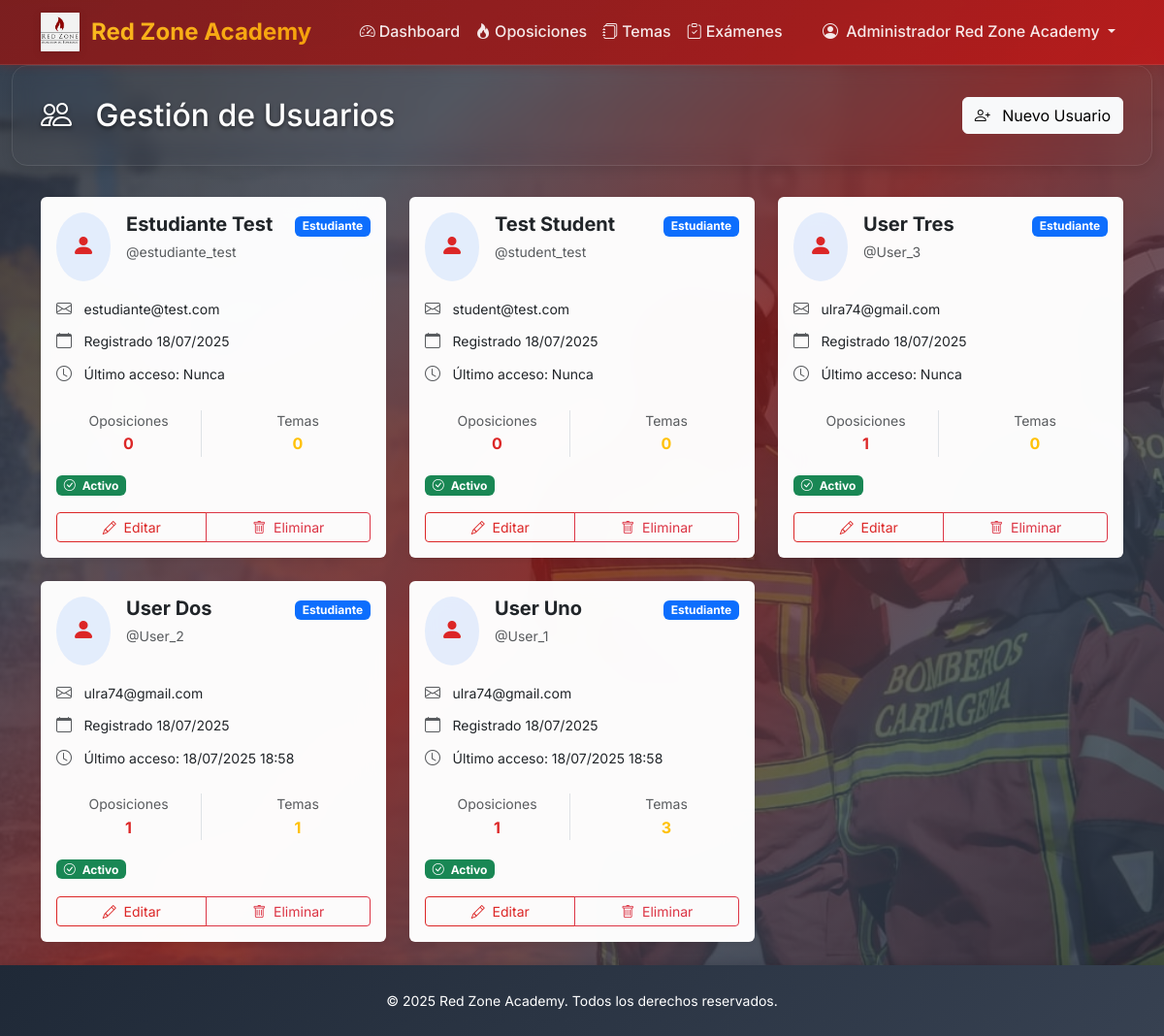
Screenshot of /dashboard/admin/users/ (signed in) with the database file from the repository.
### accounts/models.py (models this page shows, shortened)
class CustomUser(AbstractUser):
    USER_TYPES = [
        ('admin', 'Administrador'),
        ('student', 'Alumno'),
    ]
    user_type = models.CharField(max_length=10, choices=USER_TYPES, default='student')
    created_at = models.DateTimeField(auto_now_add=True)
    profile_picture = models.ImageField(
        upload_to=user_profile_picture_path,
        blank=True,
        null=True,
        help_text="Imagen de perfil del usuario"
    )
    def is_admin(self):
        return self.user_type == 'admin'
    def is_student(self):
        return self.user_type == 'student'

### core/views.py (the view)
# urls.py: path('admin/users/', views.AdminUserListView.as_view(), name='admin_user_list'),
class AdminUserListView(AdminRequiredMixin, ListView):
    model = CustomUser
    template_name = 'core/admin/user_list.html'
    context_object_name = 'users'
    paginate_by = 20
    def get_queryset(self):
        return CustomUser.objects.filter(user_type='student').order_by('-date_joined')
    def get_context_data(self, **kwargs):
        context = super().get_context_data(**kwargs)
        context['title'] = 'Gestión de Usuarios'
        return context

### core/views.py (called while the page is built)
    def test_func(self):
        return self.request.user.is_authenticated and self.request.user.is_admin()

### templates/core/admin/user_list.html (shortened to what this page needs)
{% extends 'base.html' %}
{% load humanize %}
{% block content %}
<div class="container-fluid d-flex flex-column" style="min-height: calc(100vh - 120px);">
    <div class="page-header">
        <div class="container">
            <div class="row align-items-center">
                <div class="col">
                    <h1 class="h2 mb-0">
                        <i class="bi bi-people me-3"></i>
                        {{ title }}
                    </h1>
                </div>
                <div class="col-auto">
                    <a href="{% url 'core:admin_user_create' %}" class="btn btn-light">
                        <i class="bi bi-person-plus me-2"></i>
                        Nuevo Usuario
                    </a>
                </div>
            </div>
        </div>
    </div>
    <div class="container flex-grow-1">
        {% if users %}
            <div class="row">
                {% for user in users %}
                    <div class="col-lg-4 col-md-6 mb-4">
                        <div class="card border-0 shadow-sm h-100 user-card">
                            <div class="card-body d-flex flex-column">
                                <div class="d-flex align-items-start mb-3">
                                    <div class="bg-primary bg-opacity-10 rounded-circle p-3 me-3">
                                        {% if user.user_type == 'admin' %}
                                            <i class="bi bi-shield-fill-check text-danger fs-4"></i>
                                        {% else %}
                                            <i class="bi bi-person-fill text-primary fs-4"></i>
                                        {% endif %}
                                    </div>
                                    <div class="flex-grow-1">
                                        <h5 class="card-title mb-1 fw-bold">
                                            {{ user.get_full_name|default:user.username }}
                                        </h5>
                                        <small class="text-muted">@{{ user.username }}</small>
                                    </div>
                                    <div>
                                        {% if user.user_type == 'admin' %}
                                            <span class="badge bg-danger">Admin</span>
                                        {% else %}
                                            <span class="badge bg-primary">Estudiante</span>
                                        {% endif %}
                                    </div>
                                </div>
                                <div class="mb-3 flex-grow-1">
                                    <div class="mb-2">
                                        <i class="bi bi-envelope text-muted me-2"></i>
                                        <small>{{ user.email|default:"Sin email" }}</small>
                                    </div>
                                    <div class="mb-2">
                                        <i class="bi bi-calendar text-muted me-2"></i>
                                        <small>Registrado {{ user.date_joined|date:"d/m/Y" }}</small>
                                    </div>
                                    <div class="mb-2">
                                        <i class="bi bi-clock text-muted me-2"></i>
                                        <small>Último acceso: {{ user.last_login|date:"d/m/Y H:i"|default:"Nunca" }}</small>
                                    </div>
                                </div>
                                {% if user.user_type == 'student' %}
                                <div class="mb-3">
                                    <div class="row text-center">
                                        <div class="col-6">
                                            <div class="border-end">
                                                <small class="text-muted d-block">Oposiciones</small>
                                                <span class="fw-bold text-primary">
                                                    {{ user.oposiciones_acceso.count }}
                                                </span>
                                            </div>
                                        </div>
                                        <div class="col-6">
                                            <small class="text-muted d-block">Temas</small>
                                            <span class="fw-bold text-warning">
                                                {{ user.temas_acceso.count }}
                                            </span>
                                        </div>
                                    </div>
                                </div>
                                {% endif %}
                                <div class="mb-3">
                                    {% if user.is_active %}
                                        <span class="badge bg-success">
                                            <i class="bi bi-check-circle me-1"></i>
                                            Activo
                                        </span>
                                    {% else %}
                                        <span class="badge bg-secondary">
                                            <i class="bi bi-x-circle me-1"></i>
                                            Inactivo
                                        </span>
                                    {% endif %}
                                </div>
                                <div class="d-grid gap-2">
                                    <div class="btn-group" role="group">
                                        <a href="{% url 'core:admin_user_update' user.pk %}"
                                           class="btn btn-outline-primary btn-sm">
                                            <i class="bi bi-pencil me-1"></i>
                                            Editar
                                        </a>
                                        {% if user != request.user %}
                                            <a href="{% url 'core:admin_user_delete' user.pk %}"
                                               class="btn btn-outline-danger btn-sm"
                                               onclick="return confirm('¿Estás seguro de que quieres eliminar este usuario?')">
                                                <i class="bi bi-trash me-1"></i>
                                                Eliminar
                                            </a>
                                        {% else %}
                                            <span class="btn btn-outline-secondary btn-sm disabled">
                                                <i class="bi bi-shield me-1"></i>
                                                Tu cuenta
                                            </span>
                                        {% endif %}
                                    </div>
                                </div>
                            </div>
                        </div>
                    </div>
                {% endfor %}
            </div>
        {% endif %}
    </div>
</div>
{% endblock %}

### templates/base.html (shortened to what this page needs)
<!DOCTYPE html>
<html lang="es" data-bs-theme="light" class="h-100">
<head>
    {% load static %}
    <link href="https://cdnjs.cloudflare.com/ajax/libs/bootstrap/5.3.2/css/bootstrap.min.css" rel="stylesheet">
    <link href="https://cdnjs.cloudflare.com/ajax/libs/bootstrap-icons/1.11.3/font/bootstrap-icons.min.css" rel="stylesheet">
</head>
<body>
    <nav class="navbar navbar-expand-lg navbar-light bg-white">
        <div class="container">
            {% load static %}
            {% if user.is_authenticated %}
                <a class="navbar-brand" href="{% url 'core:dashboard' %}">
                    <img src="{% static 'img/logo_rz.png' %}" alt="Red Zone Academy" class="navbar-brand-logo">
                    Red Zone Academy
                </a>
            {% else %}
                <a class="navbar-brand" href="#">
                    <img src="{% static 'img/logo_rz.png' %}" alt="Red Zone Academy" class="navbar-brand-logo">
                    Red Zone Academy
                </a>
            {% endif %}
            {% if user.is_authenticated %}
            <div class="collapse navbar-collapse" id="navbarNav">
                <ul class="navbar-nav mx-auto">
                    <li class="nav-item">
                        <a class="nav-link" href="{% url 'core:dashboard' %}">
                            <i class="bi bi-speedometer2 me-1"></i>Dashboard
                        </a>
                    </li>
                    <li class="nav-item">
                        <a class="nav-link" href="{% url 'core:oposicion_list' %}">
                            <i class="bi bi-fire me-1"></i>Oposiciones
                        </a>
                    </li>
                    <li class="nav-item">
                        <a class="nav-link" href="{% url 'core:tema_list' %}">
                            <i class="bi bi-journals me-1"></i>Temas
                        </a>
                    </li>
                    <li class="nav-item">
                        <a class="nav-link" href="{% url 'core:examen_test_list' %}">
                            <i class="bi bi-clipboard-check me-1"></i>Exámenes
                        </a>
                    </li>
                </ul>
                <ul class="navbar-nav">
                    <li class="nav-item dropdown">
                        <a class="nav-link dropdown-toggle" href="#" id="userDropdown" role="button" data-bs-toggle="dropdown">
                            <i class="bi bi-person-circle me-1"></i>
                            {{ user.get_full_name|default:user.username }}
                        </a>
                    </li>
                </ul>
            </div>
            {% endif %}
        </div>
    </nav>
    <div class="main-wrapper">
        {% block content %}{% endblock %}
    </div>
    <footer class="footer">
        <div class="container">
            <div class="row">
                <div class="col-12 text-center">
                    <small>&copy; 2025 Red Zone Academy. Todos los derechos reservados.</small>
                </div>
            </div>
        </div>
    </footer>
</body>
</html>

### templates/core/admin/user_list.html (style rules this page uses)
.user-card { transition: transform 0.2s ease-in-out, box-shadow 0.2s ease-in-out; }

### rows the page displays
CustomUser: get_full_name "Administrador Red Zone Academy"
CustomUser: user_type "student" (drawn), get_full_name "Estudiante Test", username "estudiante_test", email "estudiante@test.com", date_joined "18/07/2025", last_login "Nunca", oposiciones_acceso.count "0", temas_acceso.count "0", is_active True (drawn), shows "Eliminar"
CustomUser: user_type "student" (drawn), get_full_name "Test Student", username "student_test", email "student@test.com", date_joined "18/07/2025", last_login "Nunca", oposiciones_acceso.count "0", temas_acceso.count "0", is_active True (drawn), shows "Eliminar"
CustomUser: user_type "student" (drawn), get_full_name "User Tres", username "User_3", email "ulra74@gmail.com", date_joined "18/07/2025", last_login "Nunca", oposiciones_acceso.count "1", temas_acceso.count "0", is_active True (drawn), shows "Eliminar"
CustomUser: user_type "student" (drawn), get_full_name "User Dos", username "User_2", email "ulra74@gmail.com", date_joined "18/07/2025", last_login "18/07/2025 18:58", oposiciones_acceso.count "1", temas_acceso.count "1", is_active True (drawn), shows "Eliminar"
CustomUser: user_type "student" (drawn), get_full_name "User Uno", username "User_1", email "ulra74@gmail.com", date_joined "18/07/2025", last_login "18/07/2025 18:58", oposiciones_acceso.count "1", temas_acceso.count "3", is_active True (drawn), shows "Eliminar"

### other values shown
{{ title }} "Gestión de Usuarios"
